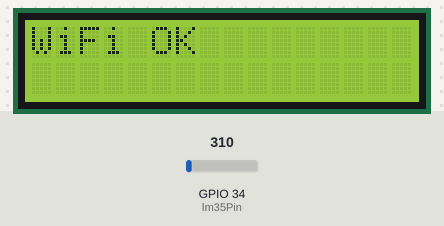
Recording of a sketch running on a simulated ESP32. Shown: 16×2 character LCD. Inputs (shaded band) come from the test bench; at power-on: GPIO 34 (lm35Pin) = 310. WiFi joins after 1.5 s; servers stay silent unless stated; what the sketch prints to the serial monitor is not drawn.

Above: at 3.1 s.
At 5.2 s:
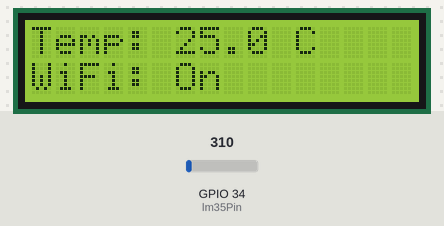
5.3 s: GPIO 34 (lm35Pin) set to 372
At 7.1 s:
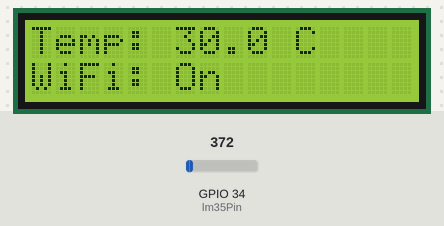
7.5 s: GPIO 34 (lm35Pin) set to 434
At 8.9 s:
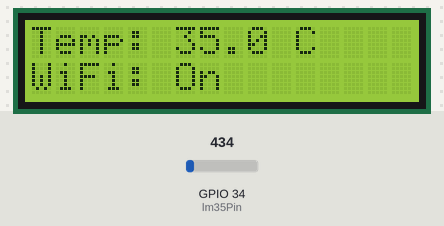
9.6 s: GPIO 34 (lm35Pin) set to 527
At 10.7 s:
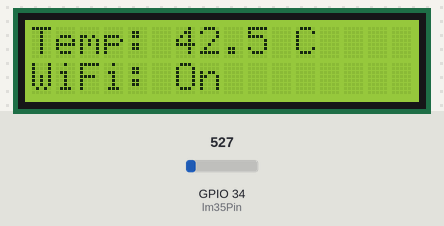
Timing chart, 0 to 12.6 s (numbered marks = the images above; inputs shaded):
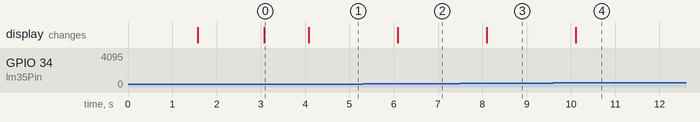

The sketch:

sketch_ino.ino
```cpp
#include <WiFi.h>        // For WiFi connection
#include <HTTPClient.h>  // For sending HTTP requests
#include <LiquidCrystal.h> // For LCD display

// WiFi settings - change to your network
const char* ssid = "testWIFI";
const char* password = "12345678";

// Node server address - change to your computer's IP
// Run "ipconfig" (Windows) or "ifconfig" (Mac/Linux) to find your IP
// Example: "http://192.168.1.100:3000/data"
const char* serverUrl = "http://10.129.10.3:3000/data";

// LM35 temperature sensor connected to GPIO 34
const int lm35Pin = 34;

// LCD pins: RS, EN, D4, D5, D6, D7
LiquidCrystal lcd(27, 14, 26, 25, 33, 32);

// Upload every 30 seconds
const long uploadInterval = 30000;
unsigned long lastUploadTime = 0;

// Connect to WiFi and show status on LCD
void connectToWiFi() {
  lcd.clear();
  lcd.setCursor(0, 0);
  lcd.print("Connecting WiFi");
  lcd.setCursor(0, 1);
  lcd.print(ssid);

  Serial.print("Connecting");
  WiFi.begin(ssid, password);

  int attempts = 0;
  while (WiFi.status() != WL_CONNECTED && attempts < 30) {
    delay(500);
    Serial.print(".");
    attempts++;
  }

  if (WiFi.status() == WL_CONNECTED) {
    Serial.println("\nWiFi connected");
    lcd.clear();
    lcd.print("WiFi OK");
    delay(1000);
  } else {
    Serial.println("\nWiFi failed");
    lcd.clear();
    lcd.print("WiFi Failed");
    delay(3000);
  }
  lcd.clear();
}

// Read temperature from LM35 sensor
float readTemperature() {
  int adcValue = analogRead(lm35Pin);                     // Read raw ADC (0-4095)
  float voltage_mV = adcValue * (3300.0 / 4095.0);        // Convert to millivolts
  float temperature = voltage_mV / 10.0;                  // LM35 gives 10mV per °C
  return temperature;
}

// Update LCD with temperature and WiFi status
void updateLCD(float temperature) {
  lcd.setCursor(0, 0);
  lcd.print("Temp: ");
  lcd.print(temperature, 1);
  lcd.print(" C  ");

  lcd.setCursor(0, 1);
  if (WiFi.status() == WL_CONNECTED) {
    lcd.print("WiFi: On     ");
  } else {
    lcd.print("WiFi: Off    ");
  }
}

// Send temperature data to Node.js server
void sendToNodeServer(float temperature) {
  if (WiFi.status() != WL_CONNECTED) {
    Serial.println("No WiFi, skipping upload");
    return;
  }

  HTTPClient http;
  http.begin(serverUrl);                                 // Start connection to server
  http.addHeader("Content-Type", "application/x-www-form-urlencoded"); // Tell server we send form data

  String postData = "temperature=" + String(temperature); // Create data string

  Serial.print("Sending... ");
  int httpCode = http.POST(postData);                    // Send POST request

  if (httpCode == HTTP_CODE_OK) {
    Serial.println("OK");
    String response = http.getString();                  // Read server reply
    Serial.print("Server said: ");
    Serial.println(response);
  } else {
    Serial.print("Failed, error code: ");
    Serial.println(httpCode);
  }
  http.end();                                            // Close connection
}

void setup() {
  Serial.begin(115200);
  lcd.begin(16, 2);

  lcd.print("Temp Monitor");
  lcd.setCursor(0, 1);
  lcd.print("Starting...");
  delay(1500);

  connectToWiFi();

  lcd.clear();
  lcd.print("System Ready");
  lcd.setCursor(0, 1);
  lcd.print("Temp: --.- C");
  Serial.println("System ready");
}

void loop() {
  float currentTemp = readTemperature();
  updateLCD(currentTemp);

  // Send data every 30 seconds
  unsigned long now = millis();
  if (now - lastUploadTime >= uploadInterval) {
    sendToNodeServer(currentTemp);
    lastUploadTime = now;
  }

  delay(1000);  // Update LCD once per second
}
```

Measured:
- after the input at 5.3 s, the display: changes after 0.79 s (image 2)
- after the input at 7.5 s, the display: changes after 0.60 s (image 3)
- after the input at 9.6 s, the display: changes after 0.51 s (image 4)
- what the display in image 0 shows lasts 1.0 s, from 3.1 s to 4.1 s
